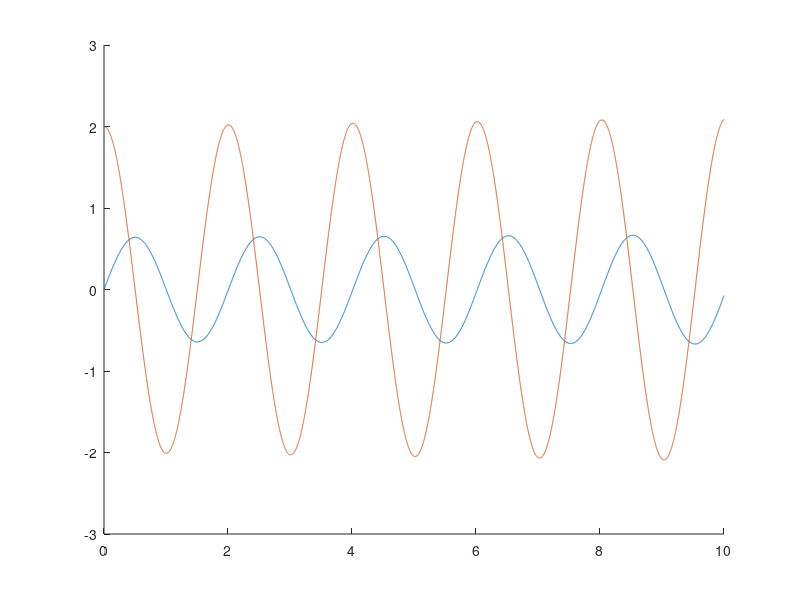

Reproduce this figure in MATLAB.
# En este ejercicio, aproximamos el angulo en el cual se encuentra
# el pendulo, en cada momento. Como datos tenemos que y1 = 0, lo cual significa
# que el pendulo forma 0 grados con respecto a la vertical
# Y ademas nos dan y2 = 2, que representa la velocidad en ese punto.
# Claramente, si tenemos un pendulo la velocidad va a ser maxima cuando el
# angulo sea 0


function pendulo_sistema_euler
  g = 9.8; # Aceleracion de la gravedad
  l = 1;   # Longitud del pendulo

  ti = 0.0;  # Tiempo inicial
  tf = 10.0; # Tiempo final

  h = 0.001; # El paso es muy chico, de otro modo nos encontramos que
             # el metodo de euler presenta una divergencia

  x = ti : h : tf;

  # Con esta matriz, vamos a poder obtener la pendiente en cada punto
  # la matriz resulta de despejar la derivada primera y la segunda de las
  # ecuaciones dadas originalmente
  A = [0, 1
       -g/l, 0];

  # Matriz donde las columnmas son los resultados para los distintos X
  # se carga con las condiciones iniciales
  y = [0; 2];

  # Metodo de Euler
  for i = 2: length(x)

    # Columna anterior
    ym = y(:, i - 1);

    slope = A * ym;
    y(:, i) = ym + slope * h;

  endfor

  hold on

  figure(1);
  plot(x, y(1, :));
  plot(x, y(2, :));

  hold off


endfunction
